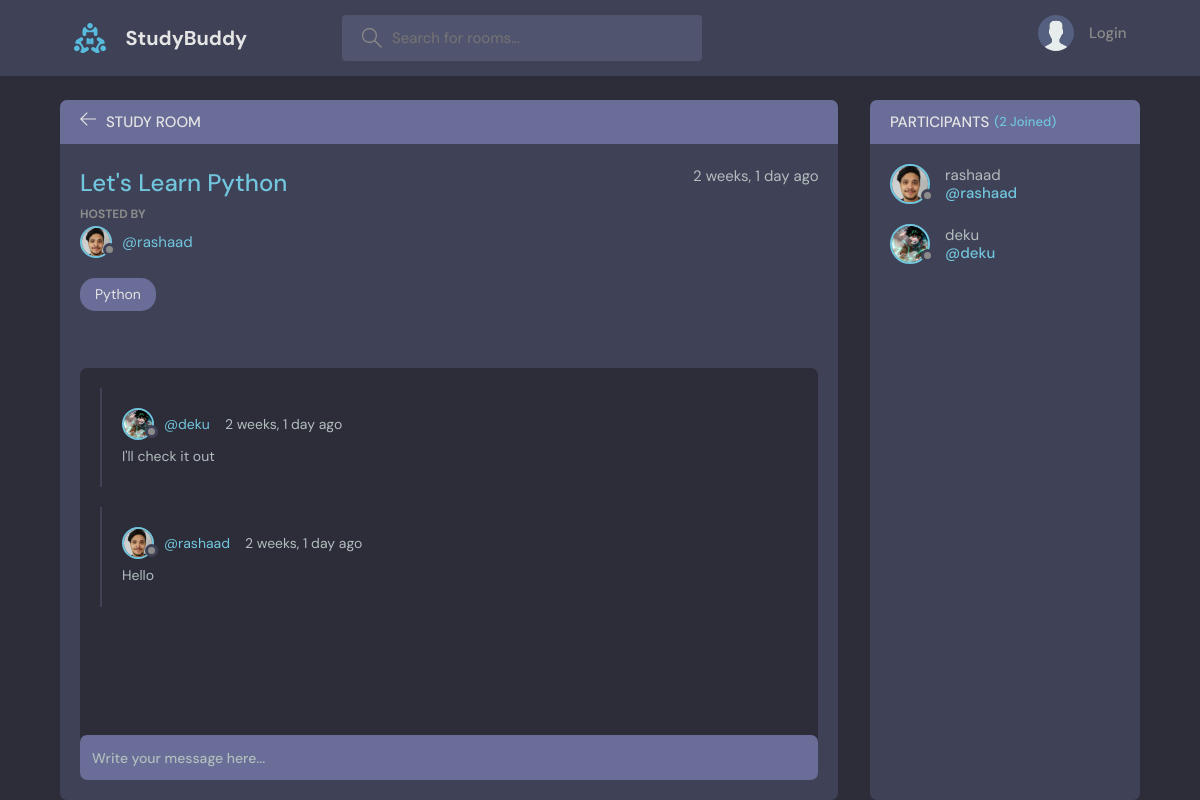
The page /room/1/ on the database its author committed.
### base/models.py (models this page shows, shortened)
class Room(models.Model):
    host = models.ForeignKey(User, on_delete=models.CASCADE, null=True)
    topic = models.ForeignKey(Topic, on_delete=models.SET_NULL, null=True)
    name= models.CharField(max_length=200)
    description = models.TextField(null=True, blank=True)
    participants = models.ManyToManyField(User, related_name='participants', blank=True)
    updated = models.DateTimeField(auto_now=True)
    created = models.DateTimeField(auto_now_add=True)
    class Meta:
        ordering = ['-updated', '-created']

class User(AbstractUser):
    name = models.CharField(max_length=200, null=True)
    email = models.EmailField(max_length=200, unique=True)
    bio = models.TextField(default='no bio...', max_length=300, null=True)
    avatar = models.ImageField(null=True, default='avatar.svg')
    USERNAME_FIELD = 'email'
    REQUIRED_FIELDS = []

class Topic(models.Model):
    name = models.CharField(max_length=200)
    def __str__(self):
        return self.name

class Message(models.Model):
    user = models.ForeignKey(User, on_delete=models.CASCADE)
    room = models.ForeignKey(Room, on_delete=models.CASCADE)
    body = models.TextField()
    updated = models.DateTimeField(auto_now=True)
    created = models.DateTimeField(auto_now_add=True)
    class Meta:
        ordering = ['-updated', '-created']

### base/views.py (the view, shortened to what this page needs)
# urls.py: path('room/<str:pk>', views.getRoom),
def room(request, pk):
    room = Room.objects.get(id=pk)
    room_messages = room.message_set.all()
    participants = room.participants.all()
    context = {
        'room': room,
        'messages': room_messages,
        'participants': participants
    }
    return render(request, 'base/room.html', context)

### base/templates/base/room.html (shortened to what this page needs)
{% extends 'main.html' %}
{% load static %}
{% block content %}
<main class="profile-page layout layout--2">
  <div class="container">
    <div class="room">
      <div class="room__top">
        <div class="room__topLeft">
          <a href="{% url 'home' %}">
            <svg version="1.1" xmlns="http://www.w3.org/2000/svg" width="32" height="32" viewBox="0 0 32 32">
              <title>arrow-left</title>
              <path
                d="M13.723 2.286l-13.723 13.714 13.719 13.714 1.616-1.611-10.96-10.96h27.625v-2.286h-27.625l10.965-10.965-1.616-1.607z"
              ></path>
            </svg>
          </a>
          <h3>Study Room</h3>
        </div>
      </div>
      <div class="room__box scroll">
        <div class="room__header scroll">
          <div class="room__info">
            <h3>{{room.name}}</h3>
            <span>{{room.created|timesince}} ago</span>
          </div>
          <div class="room__hosted">
            <p>Hosted By</p>
            <a href="#" class="room__author">
              <div class="avatar avatar--small">
                <img src="{{room.host.avatar.url}}" />
              </div>
              <span>@{{room.host.username}}</span>
            </a>
          </div>
          <span class="room__topics">{{room.topic}}</span>
        </div>
        <div class="room__conversation">
          <div class="threads scroll">
            {% for message in messages %}
            <div>
                <div class="thread">
                  <div class="thread__top">
                    <div class="thread__author">
                      <a href="{% url 'user-profile' message.user.id %}" class="thread__authorInfo">
                        <div class="avatar avatar--small">
                          <img src="{{message.user.avatar.url}}" />
                        </div>
                        <span>@{{message.user.username}}</span>
                      </a>
                      <span class="thread__date">{{message.created|timesince}} ago</span>
                    </div>
                  </div>
                  <div class="thread__details">
                    {{message.body}}
                  </div>
                </div>
            </div>
            {% endfor %}
          </div>
        </div>
      </div>
      <div class="room__message">
        <form method="POST" action="">
          <input name="body" placeholder="Write your message here..." />
        </form>
      </div>
    </div>
    <div class="participants">
      <h3 class="participants__top">Participants <span>({{participants.count}} Joined)</span></h3>
      <div class="participants__list scroll">
        {% for participant in participants %}
        <a href="{% url 'user-profile' participant.id %}" class="participant">
          <div class="avatar avatar--medium">
            <img src="{{participant.avatar.url}}" />
          </div>
          <p>
            {{participant.username}}
            <span>@{{participant.username}}</span>
          </p>
        </a>
        {% endfor %}
      </div>
    </div>
  </div>
</main>
{% endblock content %}

### rows shown on the page
Room: name "Let's Learn Python", created "2 weeks, 1 day", host.avatar (picture), host.username "rashaad", topic "Python"
Message: user.avatar (picture), user.username "deku", created "2 weeks, 1 day", body "I'll check it out"
Message: user.avatar (picture), user.username "rashaad", created "2 weeks, 1 day", body "Hello"
User: avatar (picture), username "rashaad"
User: avatar (picture), username "deku"

### other values the page prints
{{ participants.count }} "2"
